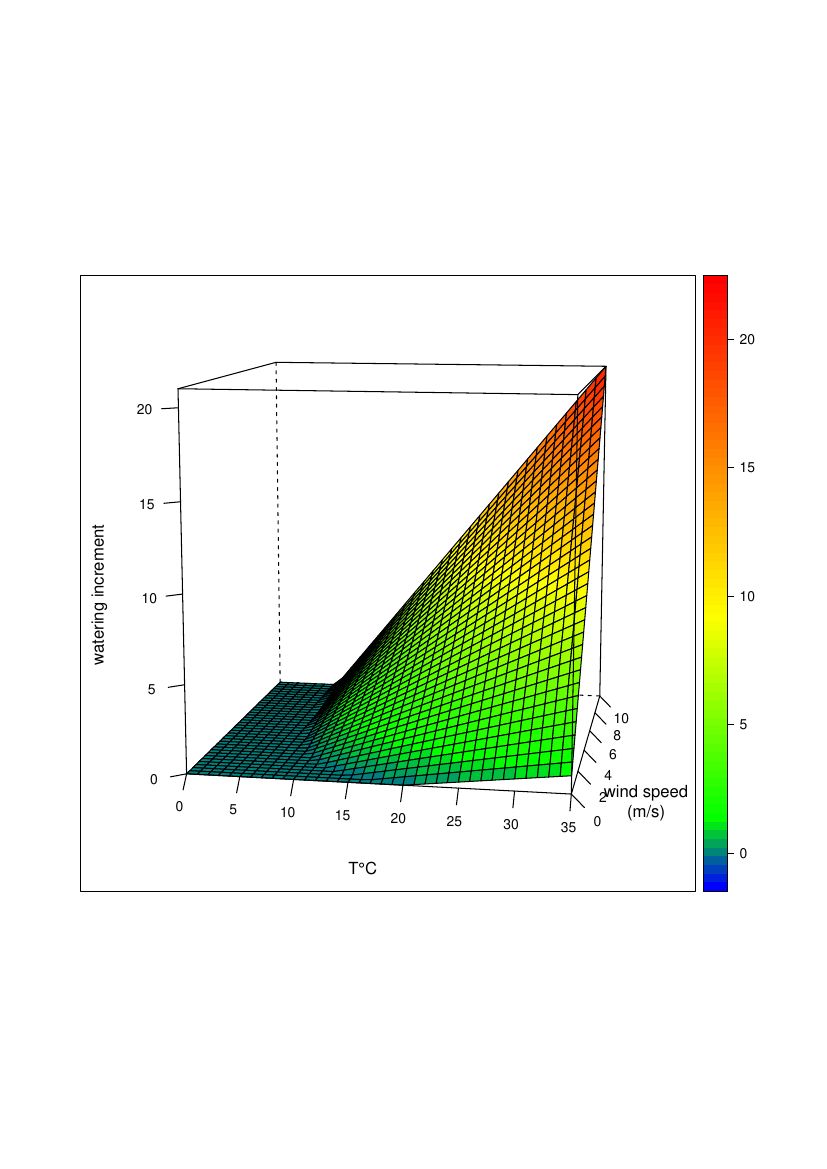

Here is the R script that generated this plot:
require(grDevices) # for trans3d
require(lattice)

f <- function(x, y) { ((x-20)*(1+y))/15 + y }

x <- seq(0,35,length=36)
y <- seq(0,10,length=36)

# Create data frame from all possible values of x and y.
d <- expand.grid(T=x,ws=y)
# complete it with values from f
d$wn <- f(d$T, d$ws)
# floor it to 0
d$wn[d$wn<0] <- 0


# define color palette
my.colors <- colorRampPalette( c("blue", "green", "yellow", "red"), interpolate="linear", bias=2 )(500)
# my.colors=terrain.colors(500)

# Display the graph in a window
print(wireframe(wn ~ T * ws, data=d, drape = TRUE,  col.regions = my.colors, xlab="T°C", ylab=list(label="wind speed\n(m/s)", rot=0), zlab=list(label="watering increment", rot=90), scales=list(arrows=FALSE), colorkey = list(col=my.colors),screen = list(z = -10, x = -80, y=0)))

# postscript("essai.eps", paper="a4")
# print(wireframe(wn ~ T * ws, data=d, drape = TRUE,  col.regions = my.colors, xlab="T°C", scales=list(arrows=FALSE), colorkey = list(col=my.colors),screen = list(z = -10, x = -80, y=0)))
# dev.off()

# Display the graph in a pdf file
pdf("waterNeedIncrement.pdf", paper="a4")
print(wireframe(wn ~ T * ws, data=d, drape = TRUE,  col.regions = my.colors, xlab="T°C", ylab=list(label="wind speed\n(m/s)", rot=0), zlab=list(label="watering increment", rot=90), scales=list(arrows=FALSE), colorkey = list(col=my.colors),screen = list(z = -10, x = -80, y=0)))
dev.off()

# persp(x, y, z, theta = 30, phi = 30, expand = 0.5, col = "lightblue",ltheta = 120, shade = 0.75, ticktype = "detailed",xlab = "T", ylab = "ws", zlab = "wn")


# from http://stat.ethz.ch/R-manual/R-devel/library/graphics/html/persp.html
# (4) Surface colours corresponding to z-values

# nrz <- nrow(z)
# ncz <- ncol(z)
# # Create a function interpolating colors in the range of specified colors
# jet.colors <- colorRampPalette( c("blue", "green"), interpolate="spline" )
# # Generate the desired number of colors from this palette
# nbcol <- 100
# color <- jet.colors(nbcol)
# # Compute the z-value at the facet centres
# zfacet <- z[-1, -1] + z[-1, -ncz] + z[-nrz, -1] + z[-nrz, -ncz]
# # Recode facet z-values into color indices
# facetcol <- cut(zfacet, nbcol)
# persp(x, y, z, theta = -180, phi = 10, expand = 0.5, col = color[facetcol], ltheta = 120, shade = 0.75, ticktype = "detailed",xlab = "T", ylab = "ws", zlab = "wn")

# # require(rgl)
# # open3d()
# # persp3d(x, y, z, color=color[facetcol],ticktype = "detailed",xlab = "T", ylab = "ws", zlab = "wn")

